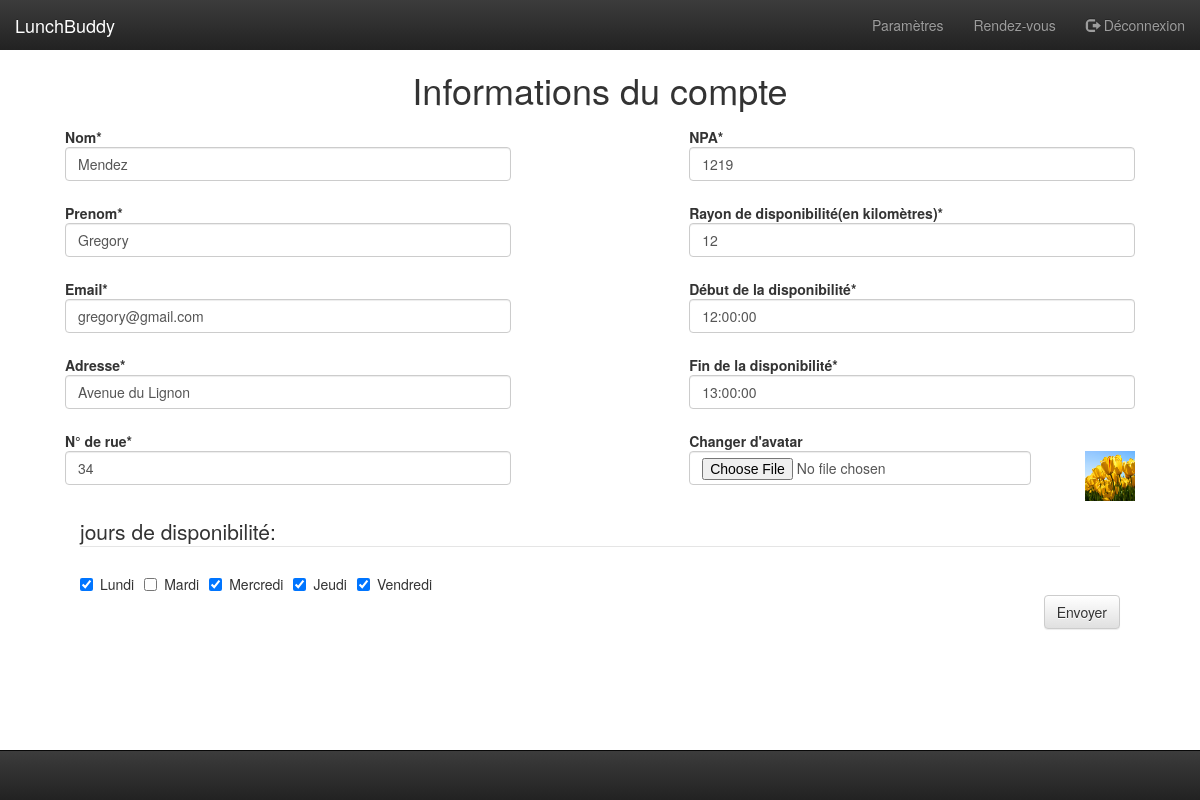
The app's page /parametres.php (signed in) with its own data.
### tables this page shows
CREATE TABLE IF NOT EXISTS `utilisateurs` (
  `idUtilisateur` int(11) NOT NULL AUTO_INCREMENT,
  `nom` varchar(25) NOT NULL,
  `prenom` varchar(25) NOT NULL,
  `avatar` varchar(50) DEFAULT NULL,
  `email` varchar(25) NOT NULL,
  `password` varchar(255) NOT NULL,
  `NPA` varchar(4) NOT NULL,
  `nomRue` varchar(25) NOT NULL,
  `numeroRue` varchar(10) NOT NULL,
  `rayon` int(4) NOT NULL,
  `lat` decimal(65,30) DEFAULT NULL,
  `lng` decimal(65,30) DEFAULT NULL,
  `debutPause` time NOT NULL,
  `finPause` time NOT NULL,
  PRIMARY KEY (`idUtilisateur`),
  UNIQUE KEY `pseudo` (`email`)
);

### personnesdb.php (called while the page is built, shortened)
<?php
function lireParametresUtilisateur($idUtilisateur) {
    $bdd = connexionDb();
    $sql = 'SELECT nom, prenom, email, nomRue, numeroRue, NPA, rayon, debutPause, finPause, avatar FROM utilisateurs WHERE idUtilisateur = :idUtilisateur';
    $requete = $bdd->prepare($sql);
    $requete->execute(array('idUtilisateur' => $idUtilisateur));
    return $requete->fetchAll();
}
function lireDisponibilites($idUtilisateur){
    $bdd = connexionDb();
    $sql = 'SELECT idJour FROM disponible WHERE idUtilisateur = :idUtilisateur';
    $requete = $bdd->prepare($sql);
    $requete->execute(array('idUtilisateur' => $idUtilisateur));
    return $requete->fetchAll();
}

### parametres.php (the view, shortened to what this page needs)
<?php
if ((!empty($_SESSION["idUtilisateur"])) && (!empty($_SESSION["email"]))) {
    include_once './personnesdb.php';
    include_once './outilsFormulaires.php';
    include_once './MenusHTML.php';
    $idUtilisateur = $_SESSION["idUtilisateur"];
    $parametres = lireParametresUtilisateur($idUtilisateur);
    $name = 'jours';
    $liste = array(1 => 'Lundi', 2 => 'Mardi', 3 => 'Mercredi', 4 => 'Jeudi', 5 => 'Vendredi');
    $checked = lireDisponibilites($idUtilisateur);
    $checkboxes = creerCheckboxes($name, $liste, $checked);
} else {
    header('Location: parametres.php');
}
?>
<html>
    <head>
        <link href="css/bootstrap.min.css" type="text/css" rel="stylesheet">
        <link href="css/bootstrap-theme.min.css" type="text/css" rel="stylesheet">
        <link href="css/source.css" type="text/css" rel="stylesheet">
    </head>
    <body>
        <section class="col-md-12 conteneur">
            <section class="col-md-12">
                <article>
                    <h1 class="text-center">Informations du compte</h1>
                    <form class="form-horizontal" method="post" action="parametres.php" enctype="multipart/form-data">
                        <section class="col-md-5">
                            <section class="form-group">
                                <label for="nom" class="control-label">Nom*</label>
                                <section class="">
                                    <input type="text" required class="form-control" value="<?php echo $parametres[0]["nom"] ?>" name="nom" id="nom">
                                </section>
                            </section>
                            <section class="form-group">
                                <label for="prenom" class="control-label">Prenom*</label>
                                <section class="">
                                    <input type="text" required class="form-control" value="<?php echo $parametres[0]["prenom"] ?>" name="prenom" id="prenom">
                                </section>
                            </section>
                            <section class="form-group">
                                <label for="email" class="control-label">Email*</label>
                                <section class="">
                                    <input type="text" required class="form-control" value="<?php echo $parametres[0]["email"] ?>" name="email" id="email">
                                </section>
                            </section>
                            <section class="form-group">
                                <label for="adresse" class="control-label">Adresse*</label>
                                <section class="">
                                    <input type="text" required class="form-control" value="<?php echo $parametres[0]["nomRue"] ?>" name="adresse" id="adresse">
                                </section>
                            </section>
                            <section class="form-group">
                                <label for="numeroRue" class="control-label">N° de rue*</label>
                                <section class="">
                                    <input type="text" required class="form-control" value="<?php echo $parametres[0]["numeroRue"] ?>" name="numeroRue" id="numeroRue">
                                </section>
                            </section>
                        </section>
                        <section class="col-md-5 col-md-offset-2">
                            <section class="form-group">
                                <label for="NPA" class="control-label">NPA*</label>
                                <section class="">
                                    <input type="text" required class="form-control" value="<?php echo $parametres[0]["NPA"] ?>" name="NPA" id="NPA">
                                </section>
                            </section>
                            <section class="form-group">
                                <label for="rayon" class="control-label">Rayon de disponibilité(en kilomètres)*</label>
                                <section class="">
                                    <input type="number" required class="form-control" value="<?php echo $parametres[0]["rayon"] ?>" name="rayon" id="rayon">
                                </section>
                            </section>
                            <section class="form-group">
                                <label for="debutDispo" class="control-label">Début de la disponibilité*</label>
                                <section class="">
                                    <input type="text" required class="form-control" value="<?php echo $parametres[0]["debutPause"] ?>" name="debutDispo" id="debutDispo">
                                </section>
                            </section>
                            <section class="form-group">
                                <label for="finDispo" class="control-label">Fin de la disponibilité*</label>
                                <section class="">
                                    <input type="text" required class="form-control" value="<?php echo $parametres[0]["finPause"] ?>" name="finDispo" id="finDispo">
                                </section>
                            </section>
                            <section class="form-group">
                                <label for="avatar" class="control-label">Changer d'avatar</label>
                                <section class="form-group col-md-10">
                                    <input type="file" class="form-control" value=""  name="avatar" id="avatar" accept="image/*">
                                </section>
                                <section class="pull-right">
                                    <img src="./upload/<?php echo $parametres[0]["avatar"] ?>" value="<?php echo $parametres[0]["avatar"] ?>" alt="<?php
            echo $_SESSION["nom"];
            echo " ";
            echo $_SESSION["prenom"]
            ?>" height="50" width="50"/>
                                </section>
                            </section>
                        </section>
                        <fieldset class="col-md-12">
                            <legend>jours de disponibilité:</legend>
                            <?php
                            foreach ($checkboxes as $checkboxe) {
                                echo $checkboxe;
                            }
                            ?>
                        </fieldset>
                        <section class="col-md-5">
                        </section>
                        <section class="col-md-12">
                            <button class="btn btn-default pull-right">Envoyer</button>
                        </section>
                    </form>
                </article>
            </section>
        </section>
    </body>
</html>

### css/source.css (style rules this page uses)
.conteneur { padding: 50px; //margin-left: 300px; }

### records on screen
utilisateurs: nom "Mendez", prenom "Gregory", email "gregory@gmail.com", adresse "Avenue du Lignon", numeroRue "34", NPA "1219", rayon "12", debutDispo "12:00:00", finDispo "13:00:00", avatar (picture)

### other values on screen
$texte "Lundi"
$texte "Mardi"
$texte "Mercredi"
$texte "Jeudi"
$texte "Vendredi"
